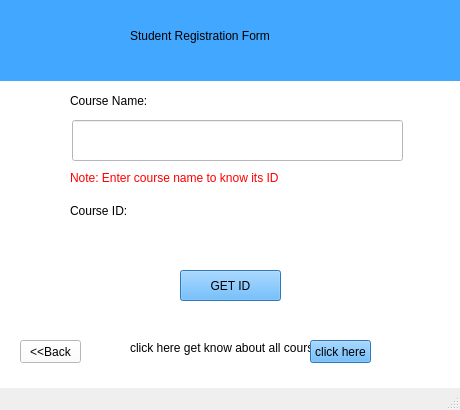
<?xml version="1.0" encoding="UTF-8"?>
<ui version="4.0">
 <class>helpStudent</class>
 <widget class="QMainWindow" name="helpStudent">
  <property name="geometry">
   <rect>
    <x>0</x>
    <y>0</y>
    <width>460</width>
    <height>410</height>
   </rect>
  </property>
  <property name="windowTitle">
   <string>MainWindow</string>
  </property>
  <widget class="QWidget" name="centralwidget">
   <widget class="QWidget" name="RegisterCourse" native="true">
    <property name="enabled">
     <bool>true</bool>
    </property>
    <property name="geometry">
     <rect>
      <x>0</x>
      <y>0</y>
      <width>471</width>
      <height>391</height>
     </rect>
    </property>
    <property name="styleSheet">
     <string notr="true">background-color: rgb(255, 255, 255);</string>
    </property>
    <property name="inputMethodHints">
     <set>Qt::ImhNone</set>
    </property>
    <widget class="QLineEdit" name="CourseName">
     <property name="geometry">
      <rect>
       <x>72</x>
       <y>120</y>
       <width>331</width>
       <height>41</height>
      </rect>
     </property>
     <property name="styleSheet">
      <string notr="true">border-color: rgb(0, 0, 0);</string>
     </property>
    </widget>
    <widget class="QLabel" name="CourseNamelabel">
     <property name="geometry">
      <rect>
       <x>70</x>
       <y>90</y>
       <width>121</width>
       <height>21</height>
      </rect>
     </property>
     <property name="styleSheet">
      <string notr="true">font: 63 14pt &quot;Sitka Display Semibold&quot;;</string>
     </property>
     <property name="text">
      <string>Course Name:</string>
     </property>
    </widget>
    <widget class="QLabel" name="CourseIDlabel">
     <property name="geometry">
      <rect>
       <x>70</x>
       <y>200</y>
       <width>121</width>
       <height>21</height>
      </rect>
     </property>
     <property name="styleSheet">
      <string notr="true">font: 63 14pt &quot;Sitka Display Semibold&quot;;</string>
     </property>
     <property name="text">
      <string>Course ID:</string>
     </property>
    </widget>
    <widget class="QLabel" name="messagealert">
     <property name="geometry">
      <rect>
       <x>70</x>
       <y>310</y>
       <width>321</width>
       <height>21</height>
      </rect>
     </property>
     <property name="text">
      <string/>
     </property>
    </widget>
    <widget class="QLabel" name="label_2">
     <property name="geometry">
      <rect>
       <x>130</x>
       <y>20</y>
       <width>231</width>
       <height>31</height>
      </rect>
     </property>
     <property name="styleSheet">
      <string notr="true">font: 63 14pt &quot;Sitka Display Semibold&quot;;
background-color: rgb(66, 167, 255);</string>
     </property>
     <property name="text">
      <string>Student Registration Form</string>
     </property>
    </widget>
    <widget class="QWidget" name="widget" native="true">
     <property name="geometry">
      <rect>
       <x>0</x>
       <y>0</y>
       <width>461</width>
       <height>81</height>
      </rect>
     </property>
     <property name="styleSheet">
      <string notr="true">background-color: rgb(66, 167, 255);</string>
     </property>
    </widget>
    <widget class="QLabel" name="label">
     <property name="geometry">
      <rect>
       <x>70</x>
       <y>170</y>
       <width>331</width>
       <height>16</height>
      </rect>
     </property>
     <property name="styleSheet">
      <string notr="true">color: rgb(255, 0, 0);</string>
     </property>
     <property name="text">
      <string>Note: Enter course name to know its ID</string>
     </property>
    </widget>
    <widget class="QLabel" name="label_3">
     <property name="geometry">
      <rect>
       <x>70</x>
       <y>230</y>
       <width>331</width>
       <height>31</height>
      </rect>
     </property>
     <property name="styleSheet">
      <string notr="true">font: 75 12pt &quot;Arial&quot;;</string>
     </property>
     <property name="text">
      <string/>
     </property>
    </widget>
    <widget class="QPushButton" name="pushButton">
     <property name="geometry">
      <rect>
       <x>180</x>
       <y>270</y>
       <width>101</width>
       <height>31</height>
      </rect>
     </property>
     <property name="styleSheet">
      <string notr="true">background-color: rgb(66, 167, 255);</string>
     </property>
     <property name="text">
      <string>GET ID</string>
     </property>
    </widget>
    <widget class="QPushButton" name="backbtn">
     <property name="geometry">
      <rect>
       <x>20</x>
       <y>340</y>
       <width>61</width>
       <height>23</height>
      </rect>
     </property>
     <property name="text">
      <string>&lt;&lt;Back</string>
     </property>
    </widget>
    <widget class="QLabel" name="label_4">
     <property name="geometry">
      <rect>
       <x>130</x>
       <y>340</y>
       <width>181</width>
       <height>16</height>
      </rect>
     </property>
     <property name="text">
      <string>click here get know about all courses</string>
     </property>
    </widget>
    <widget class="QPushButton" name="click">
     <property name="geometry">
      <rect>
       <x>310</x>
       <y>340</y>
       <width>61</width>
       <height>23</height>
      </rect>
     </property>
     <property name="styleSheet">
      <string notr="true">background-color: rgb(66, 167, 255);</string>
     </property>
     <property name="text">
      <string>click here</string>
     </property>
    </widget>
    <zorder>widget</zorder>
    <zorder>CourseName</zorder>
    <zorder>CourseIDlabel</zorder>
    <zorder>messagealert</zorder>
    <zorder>label_2</zorder>
    <zorder>CourseNamelabel</zorder>
    <zorder>label</zorder>
    <zorder>label_3</zorder>
    <zorder>pushButton</zorder>
    <zorder>backbtn</zorder>
    <zorder>label_4</zorder>
    <zorder>click</zorder>
   </widget>
  </widget>
  <widget class="QMenuBar" name="menubar">
   <property name="geometry">
    <rect>
     <x>0</x>
     <y>0</y>
     <width>460</width>
     <height>21</height>
    </rect>
   </property>
  </widget>
  <widget class="QStatusBar" name="statusbar"/>
 </widget>
 <resources/>
 <connections/>
</ui>
